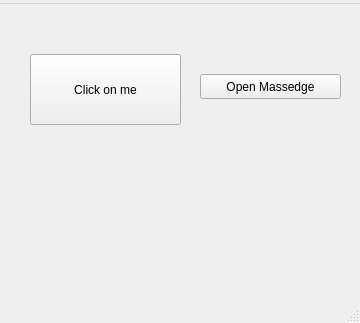
<?xml version="1.0" encoding="UTF-8"?>
<ui version="4.0">
 <class>MainWindow</class>
 <widget class="QMainWindow" name="MainWindow">
  <property name="geometry">
   <rect>
    <x>0</x>
    <y>0</y>
    <width>360</width>
    <height>323</height>
   </rect>
  </property>
  <property name="windowTitle">
   <string>MainWindow</string>
  </property>
  <widget class="QWidget" name="centralwidget">
   <widget class="QPushButton" name="MyButton">
    <property name="geometry">
     <rect>
      <x>30</x>
      <y>50</y>
      <width>151</width>
      <height>71</height>
     </rect>
    </property>
    <property name="text">
     <string>Click on me</string>
    </property>
   </widget>
   <widget class="QPushButton" name="pushButton">
    <property name="geometry">
     <rect>
      <x>200</x>
      <y>70</y>
      <width>141</width>
      <height>25</height>
     </rect>
    </property>
    <property name="text">
     <string>Open Massedge</string>
    </property>
   </widget>
  </widget>
  <widget class="QMenuBar" name="menubar">
   <property name="geometry">
    <rect>
     <x>0</x>
     <y>0</y>
     <width>360</width>
     <height>22</height>
    </rect>
   </property>
   <widget class="QMenu" name="menuMe"/>
   <addaction name="menuMe"/>
  </widget>
  <widget class="QStatusBar" name="statusbar"/>
 </widget>
 <resources/>
 <connections/>
</ui>
